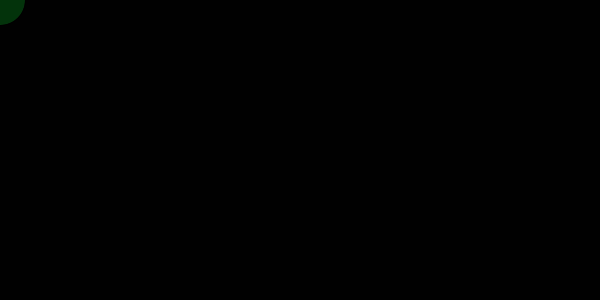
Frame 1 (no input)
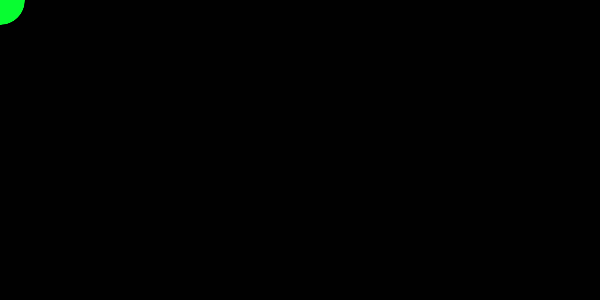
Frame 60 (the mouse pressed at the canvas centre just before this capture)
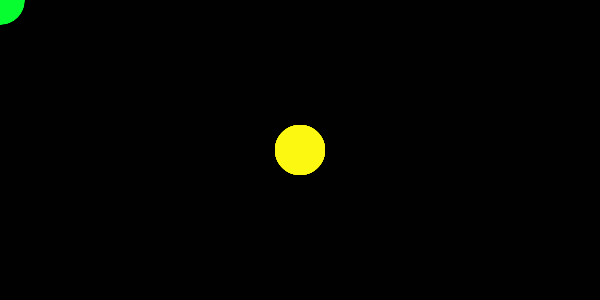
Frame 120 (the mouse held since frame 60 and released just before this capture)

The Processing sketch that drew these frames (run headless with seeded random() and noise(); from frame 60 on, the mouse is pressed at the canvas centre):

// Processing sketch: processing_113134
// ── processing_113134.pde

//clarkli
//test2

void setup() {   
size(600, 300);  
background(1,1,1);
smooth(); 
}


void draw() {   
if (mousePressed) {     
noStroke();
fill(280,250,22,50);   
} else {     
fill(10,300,50,50);   
}   
ellipse(mouseX, mouseY, 50, 50);





} 
